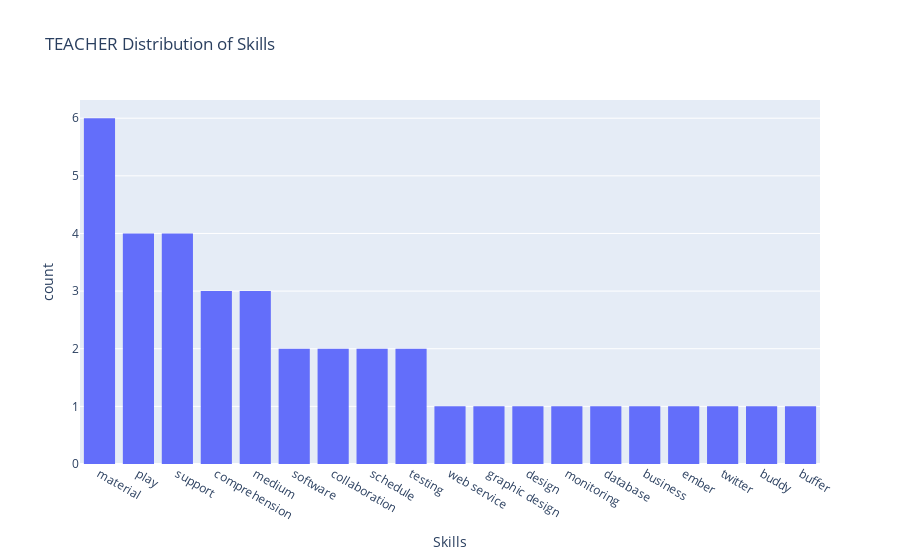

Notebook source saved alongside this figure:
### Code cell
total_skills = []
job_category="TEACHER" # should be taken as input
if job_category != "ALL":
    filtr = data_resumes[data_resumes["Category"] == job_category]["skills"]
    for x in filtr:
        for i in x:
            total_skills.append(i)
else:
    filtr = data_resumes["skills"]
    for x in filtr:
        for i in x:
            total_skills.append(i)

graph2 = px.histogram(
    x=total_skills,
    labels={"x": "Skills"},
    title=f"{job_category} Distribution of Skills",
).update_xaxes(categoryorder="total descending")
graph2.show()

### Figure 1 — Plotly figure (JSON) as saved in the notebook; plotly's stock layout.template omitted (floating-point values rounded to 4 significant figures)
{"data": [{"alignmentgroup": "True", "bingroup": "x", "hovertemplate": "Skills=%{x}<br>count=%{y}<extra></extra>", "legendgroup": "", "marker": {"color": "#636efa"}, "name": "", "offsetgroup": "", "orientation": "v", "showlegend": false, "type": "histogram", "x": ["web service", "material", "comprehension", "software", "graphic design", "medium", "design", "monitoring", "play", "support", "material", "software", "material", "comprehension", "database", "collaboration", "support", "material", "comprehension", "schedule", "medium", "collaboration", "testing", "business", "medium", "ember", "twitter", "play", "support", "buddy", "testing", "support", "material", "play", "material", "schedule", "buffer", "play"], "xaxis": "x", "yaxis": "y"}], "layout": {"barmode": "relative", "legend": {"tracegroupgap": 0}, "title": {"text": "TEACHER Distribution of Skills"}, "xaxis": {"anchor": "y", "categoryorder": "total descending", "domain": [0, 1], "title": {"text": "Skills"}}, "yaxis": {"anchor": "x", "domain": [0, 1], "title": {"text": "count"}}}}
